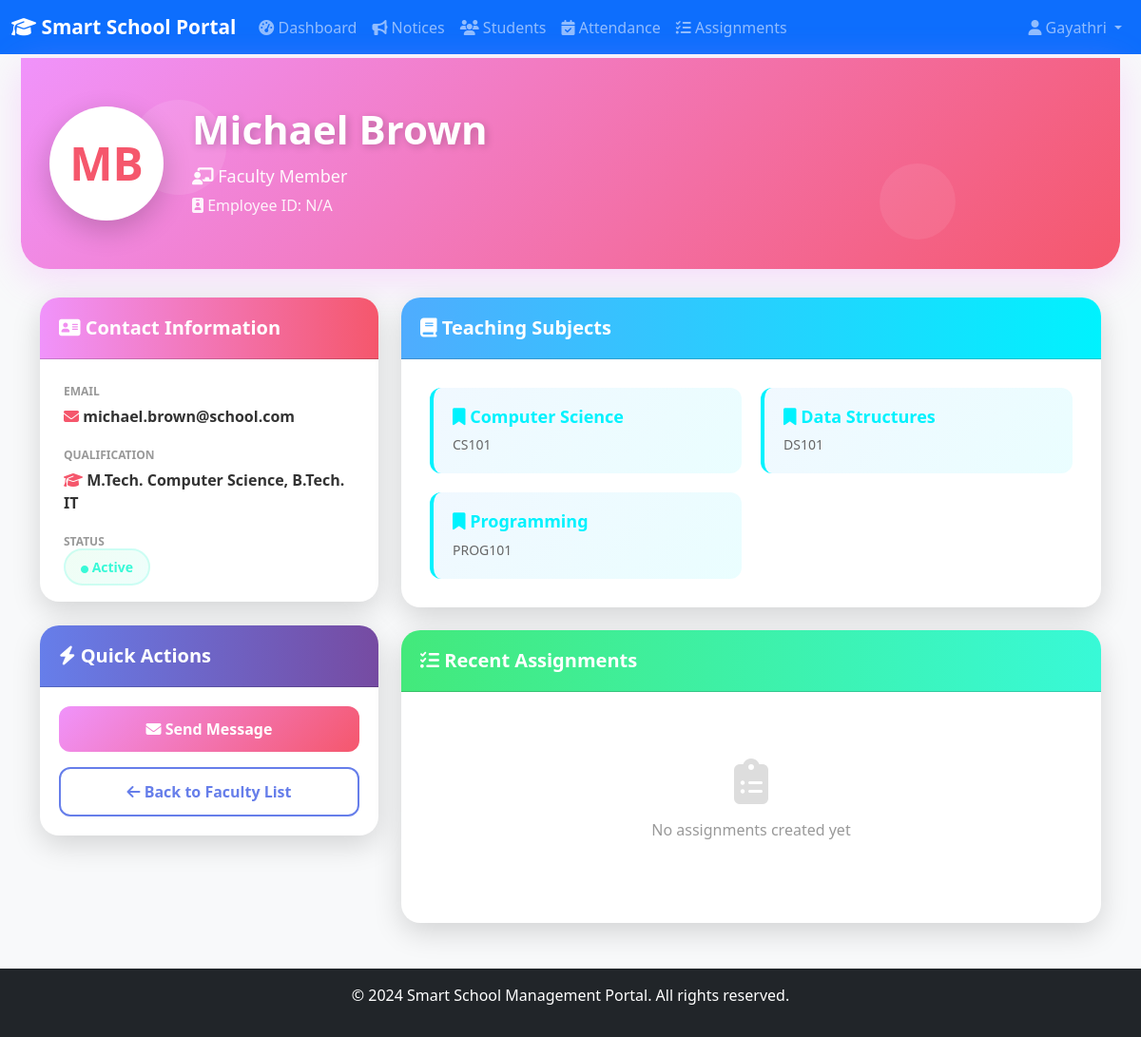
/teachers/4/ (signed in), run on the app's committed database.
### school/models.py (models this page shows, shortened)
class User(AbstractUser):
    ROLE_CHOICES = (
        ('admin', 'Admin'),
        ('teacher', 'Teacher'),
        ('student', 'Student'),
    )
    role = models.CharField(
        max_length=20,
        choices=ROLE_CHOICES,
        help_text="User role in the system"
    )
    phone = models.CharField(max_length=20, blank=True, null=True)
    address = models.TextField(blank=True, null=True)
    date_of_birth = models.DateField(blank=True, null=True)
    profile_picture = models.ImageField(
        upload_to='profile_pictures/',
        blank=True,
        null=True
    )
    class Meta:
        verbose_name = 'User'
        verbose_name_plural = 'Users'
        ordering = ['username']
    def get_full_name(self):
        full_name = f"{self.first_name} {self.last_name}".strip()
        return full_name if full_name else self.username

class Teacher(models.Model):
    user = models.OneToOneField(
        User,
        on_delete=models.CASCADE,
        related_name='teacher_profile'
    )
    subjects = models.ManyToManyField(
        Subject,
        blank=True,
        related_name='teachers'
    )
    qualification = models.CharField(max_length=200, blank=True, null=True)
    experience_years = models.IntegerField(
        default=0,
        validators=[MinValueValidator(0)]
    )
    joining_date = models.DateField(default=timezone.now)
    is_active = models.BooleanField(default=True)
    class Meta:
        verbose_name = 'Teacher'
        verbose_name_plural = 'Teachers'
        ordering = ['user__first_name', 'user__last_name']

class Subject(models.Model):
    name = models.CharField(
        max_length=100,
        unique=True,
        help_text="Subject name"
    )
    code = models.CharField(
        max_length=20,
        blank=True,
        null=True,
        unique=True,
        help_text="Subject code (e.g., MATH101)"
    )
    description = models.TextField(blank=True, null=True)
    created_at = models.DateTimeField(default=timezone.now)
    class Meta:
        verbose_name = 'Subject'
        verbose_name_plural = 'Subjects'
        ordering = ['name']

### school/views.py (the view)
# urls.py: path('teachers/<int:pk>/', views.teacher_detail, name='teacher_detail'),
@login_required
def teacher_detail(request, pk):
    teacher = get_object_or_404(Teacher, pk=pk)
    context = {
        'teacher': teacher,
        'subjects': teacher.subjects.all(),
        'assignments': Assignment.objects.filter(uploaded_by=teacher).order_by('-created_at')[:10],
    }
    return render(request, 'school/teacher_detail.html', context)

### templates/school/teacher_detail.html (shortened to what this page needs)
{% extends 'base.html' %}
{% block content %}
<div style="position: relative; margin: -20px -20px 30px -20px; padding: 50px 30px; background: linear-gradient(135deg, #f093fb 0%, #f5576c 100%); border-radius: 0 0 30px 30px; overflow: hidden; box-shadow: 0 10px 40px rgba(240, 147, 251, 0.3);">
    <div style="position: absolute; top: 0; left: 0; width: 100%; height: 100%; overflow: hidden;">
        <div style="position: absolute; width: 100px; height: 100px; background: rgba(255,255,255,0.1); border-radius: 50%; top: 20%; left: 10%; animation: float-particle 15s ease-in-out infinite;"></div>
        <div style="position: absolute; width: 80px; height: 80px; background: rgba(255,255,255,0.08); border-radius: 50%; top: 50%; right: 15%; animation: float-particle 12s ease-in-out infinite 2s;"></div>
    </div>
    <div style="position: relative; z-index: 10; display: flex; align-items: center; gap: 30px; color: white;">
        <div style="width: 120px; height: 120px; border-radius: 50%; background: white; display: flex; align-items: center; justify-content: center; font-size: 48px; font-weight: 800; color: #f5576c; box-shadow: 0 10px 30px rgba(0,0,0,0.2);">
            {% if teacher.user.first_name %}
                {{ teacher.user.first_name|slice:":1"|upper }}{{ teacher.user.last_name|slice:":1"|upper }}
            {% else %}
                {{ teacher.user.username|slice:":2"|upper }}
            {% endif %}
        </div>
        <div>
            <h2 style="font-size: 42px; font-weight: 800; margin: 0 0 10px 0; text-shadow: 2px 2px 8px rgba(0,0,0,0.2);">
                {{ teacher.user.get_full_name|default:teacher.user.username }}
            </h2>
            <p style="font-size: 18px; margin: 5px 0; opacity: 0.95;">
                <i class="fas fa-chalkboard-teacher"></i> Faculty Member
            </p>
            <p style="font-size: 16px; margin: 5px 0; opacity: 0.9;">
                <i class="fas fa-id-badge"></i> Employee ID: {{ teacher.employee_id|default:"N/A" }}
            </p>
        </div>
    </div>
</div>
<div class="row">
    <div class="col-md-4 mb-4">
        <div class="card border-0 shadow-lg" style="border-radius: 20px; overflow: hidden; margin-bottom: 25px;">
            <div class="card-header" style="background: linear-gradient(90deg, #f093fb 0%, #f5576c 100%); color: white; padding: 20px;">
                <h5 class="mb-0" style="font-weight: 800;"><i class="fas fa-address-card"></i> Contact Information</h5>
            </div>
            <div class="card-body" style="padding: 25px;">
                <div style="margin-bottom: 20px;">
                    <p style="font-size: 12px; color: #999; text-transform: uppercase; font-weight: 700; margin-bottom: 5px;">Email</p>
                    <p style="font-size: 16px; color: #333; font-weight: 600; word-break: break-all;">
                        <i class="fas fa-envelope" style="color: #f5576c;"></i> {{ teacher.user.email }}
                    </p>
                </div>
                {% if teacher.qualification %}
                    <div style="margin-bottom: 20px;">
                        <p style="font-size: 12px; color: #999; text-transform: uppercase; font-weight: 700; margin-bottom: 5px;">Qualification</p>
                        <p style="font-size: 16px; color: #333; font-weight: 600;">
                            <i class="fas fa-graduation-cap" style="color: #f5576c;"></i> {{ teacher.qualification }}
                        </p>
                    </div>
                {% endif %}
                <div>
                    <p style="font-size: 12px; color: #999; text-transform: uppercase; font-weight: 700; margin-bottom: 5px;">Status</p>
                    <span style="background: linear-gradient(135deg, #43e97b15 0%, #38f9d715 100%); color: #38f9d7; padding: 8px 16px; border-radius: 20px; font-size: 14px; font-weight: 700; border: 2px solid #38f9d730;">
                        <i class="fas fa-circle" style="font-size: 8px;"></i> Active
                    </span>
                </div>
            </div>
        </div>
        <div class="card border-0 shadow-lg" style="border-radius: 20px; overflow: hidden;">
            <div class="card-header" style="background: linear-gradient(90deg, #667eea 0%, #764ba2 100%); color: white; padding: 20px;">
                <h5 class="mb-0" style="font-weight: 800;"><i class="fas fa-bolt"></i> Quick Actions</h5>
            </div>
            <div class="card-body" style="padding: 20px;">
                <a href="#" class="btn w-100 mb-3" style="background: linear-gradient(135deg, #f093fb 0%, #f5576c 100%); color: white; border: none; border-radius: 12px; padding: 12px; font-weight: 700;">
                    <i class="fas fa-envelope"></i> Send Message
                </a>
                <a href="{% url 'teacher_list' %}" class="btn w-100" style="background: white; color: #667eea; border: 2px solid #667eea; border-radius: 12px; padding: 12px; font-weight: 700;">
                    <i class="fas fa-arrow-left"></i> Back to Faculty List
                </a>
            </div>
        </div>
    </div>
    <div class="col-md-8">
        <div class="card border-0 shadow-lg mb-4" style="border-radius: 20px; overflow: hidden;">
            <div class="card-header" style="background: linear-gradient(90deg, #4facfe 0%, #00f2fe 100%); color: white; padding: 20px;">
                <h5 class="mb-0" style="font-weight: 800;"><i class="fas fa-book"></i> Teaching Subjects</h5>
            </div>
            <div class="card-body" style="padding: 30px;">
                {% if subjects %}
                    <div style="display: grid; grid-template-columns: repeat(auto-fill, minmax(250px, 1fr)); gap: 20px;">
                        {% for subject in subjects %}
                            <div style="background: linear-gradient(135deg, #4facfe15 0%, #00f2fe15 100%); border-left: 4px solid #00f2fe; padding: 20px; border-radius: 12px; transition: all 0.3s;" onmouseover="this.style.transform='translateX(5px)'; this.style.boxShadow='0 5px 20px rgba(0, 242, 254, 0.2)';" onmouseout="this.style.transform='translateX(0)'; this.style.boxShadow='none';">
                                <h6 style="font-size: 18px; font-weight: 700; color: #00f2fe; margin-bottom: 8px;">
                                    <i class="fas fa-bookmark"></i> {{ subject.name }}
                                </h6>
                                <p style="font-size: 14px; color: #666; margin: 0;">
                                    {{ subject.code|default:"Subject Code" }}
                                </p>
                            </div>
                        {% endfor %}
                    </div>
                {% else %}
                    <div class="text-center" style="padding: 40px;">
                        <i class="fas fa-book-open" style="font-size: 48px; color: #ddd; margin-bottom: 15px;"></i>
                        <p style="color: #999; font-size: 16px;">No subjects assigned yet</p>
                    </div>
                {% endif %}
            </div>
        </div>
        <div class="card border-0 shadow-lg" style="border-radius: 20px; overflow: hidden;">
            <div class="card-header" style="background: linear-gradient(90deg, #43e97b 0%, #38f9d7 100%); color: white; padding: 20px;">
                <h5 class="mb-0" style="font-weight: 800;"><i class="fas fa-tasks"></i> Recent Assignments</h5>
            </div>
            <div class="card-body" style="padding: 30px;">
                {% if assignments %}
                    <div class="table-responsive">
                        <table class="table table-hover">
                            <thead style="background: #f8f9fa;">
                                <tr>
                                    <th style="padding: 15px; font-weight: 700; border: none;">Title</th>
                                    <th style="padding: 15px; font-weight: 700; border: none;">Class</th>
                                    <th style="padding: 15px; font-weight: 700; border: none;">Subject</th>
                                    <th style="padding: 15px; font-weight: 700; border: none;">Due Date</th>
                                </tr>
                            </thead>
                            <tbody>
                                {% for assignment in assignments %}
                                    <tr style="transition: all 0.3s;" onmouseover="this.style.background='#f8f9fa';" onmouseout="this.style.background='white';">
                                        <td style="padding: 15px; border: none; border-bottom: 1px solid #f0f0f0;">
                                            <strong>{{ assignment.title }}</strong>
                                        </td>
                                        <td style="padding: 15px; border: none; border-bottom: 1px solid #f0f0f0;">
                                            {{ assignment.classroom }}
                                        </td>
                                        <td style="padding: 15px; border: none; border-bottom: 1px solid #f0f0f0;">
                                            {{ assignment.subject }}
                                        </td>
                                        <td style="padding: 15px; border: none; border-bottom: 1px solid #f0f0f0;">
                                            <i class="fas fa-calendar"></i> {{ assignment.due_date|date:"M d, Y" }}
                                        </td>
                                    </tr>
                                {% endfor %}
                            </tbody>
                        </table>
                    </div>
                {% else %}
                    <div class="text-center" style="padding: 40px;">
                        <i class="fas fa-clipboard-list" style="font-size: 48px; color: #ddd; margin-bottom: 15px;"></i>
                        <p style="color: #999; font-size: 16px;">No assignments created yet</p>
                    </div>
                {% endif %}
            </div>
        </div>
    </div>
</div>
{% endblock %}

### templates/base.html (shortened to what this page needs)
<!DOCTYPE html>
<html lang="en">
<head>
    <link href="https://cdn.jsdelivr.net/npm/bootstrap@5.3.0/dist/css/bootstrap.min.css" rel="stylesheet">
    <link rel="stylesheet" href="https://cdnjs.cloudflare.com/ajax/libs/font-awesome/6.4.0/css/all.min.css">
    {% load static %}
    <link rel="stylesheet" href="{% static 'css/style.css' %}">
</head>
<body>
    <nav class="navbar navbar-expand-lg navbar-dark bg-primary">
        <div class="container-fluid">
            <a class="navbar-brand" href="{% url 'home' %}">
                <i class="fas fa-graduation-cap"></i> Smart School Portal
            </a>
            <div class="collapse navbar-collapse" id="navbarNav">
                <ul class="navbar-nav me-auto">
                    {% if user.is_authenticated %}
                        <li class="nav-item">
                            <a class="nav-link" href="{% url 'dashboard' %}">
                                <i class="fas fa-tachometer-alt"></i> Dashboard
                            </a>
                        </li>
                        <li class="nav-item">
                            <a class="nav-link" href="{% url 'notice_list' %}">
                                <i class="fas fa-bullhorn"></i> Notices
                            </a>
                        </li>
                        {% if user.role == 'student' %}
                            <li class="nav-item">
                                <a class="nav-link" href="{% url 'assignment_list' %}">
                                    <i class="fas fa-tasks"></i> Assignments
                                </a>
                            </li>
                            <li class="nav-item">
                                <a class="nav-link" href="{% url 'result_list' %}">
                                    <i class="fas fa-chart-line"></i> Results
                                </a>
                            </li>
                        {% elif user.role == 'teacher' %}
                            <li class="nav-item">
                                <a class="nav-link" href="{% url 'student_list' %}">
                                    <i class="fas fa-users"></i> Students
                                </a>
                            </li>
                            <li class="nav-item">
                                <a class="nav-link" href="{% url 'attendance_list' %}">
                                    <i class="fas fa-calendar-check"></i> Attendance
                                </a>
                            </li>
                            <li class="nav-item">
                                <a class="nav-link" href="{% url 'assignment_list' %}">
                                    <i class="fas fa-tasks"></i> Assignments
                                </a>
                            </li>
                        {% endif %}
                    {% endif %}
                </ul>
                <ul class="navbar-nav">
                    {% if user.is_authenticated %}
                        <li class="nav-item dropdown">
                            <a class="nav-link dropdown-toggle" href="#" id="navbarDropdown" role="button" data-bs-toggle="dropdown">
                                <i class="fas fa-user"></i> {{ user.get_full_name|default:user.username }}
                            </a>
                        </li>
                    {% endif %}
                </ul>
            </div>
        </div>
    </nav>
    <main class="container my-4">
        {% block content %}{% endblock %}
    </main>
    <footer class="bg-dark text-white text-center py-3 mt-5">
        <div class="container">
            <p>&copy; 2024 Smart School Management Portal. All rights reserved.</p>
        </div>
    </footer>
</body>
</html>

### data on the page
User: get_full_name "Gayathri"
Teacher: user.first_name "M", user.last_name "B", user.get_full_name "Michael Brown", user.email "michael.brown@school.com", qualification "M.Tech. Computer Science, B.Tech. IT"
Subject: name "Computer Science", code "CS101"
Subject: name "Data Structures", code "DS101"
Subject: name "Programming", code "PROG101"

### other printed values
{{ teacher.employee_id|default:"N/A" }} "N/A"
